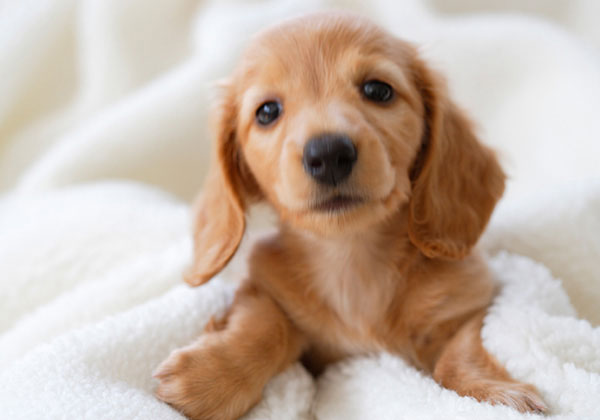
#> input picture 개인공부/opencv_공부/img.jpg, 600 x 420 px
$ jupyter execute '01.이미지출력.ipynb'
#> lines starting #> are read from the running program, lines starting #| are printed output that depends on the picture
## opencv 시작

# 환경 설정
anaconda 에서 다음 명령 수행
> pip instal opencv-python

[cell 1]
import cv2
cv2.__version__

## 이미지 출력

[cell 2]
import cv2
img  = cv2.imread('img.jpg') #해당 경로 파일 읽어오기
#> img is the input picture: shape (420, 600, 3); mean B, G, R 166, 179.6, 198.2
cv2.imshow('img' , img)
key = cv2.waitKey(5000)
#> (key Esc is pressed here)
cv2.destroyAllWindows() #모든 창 닫기

## 읽기 옵션
1. cv2.imread_color :컬러 이미지
2. cv2.IMREAD_GRAYSCALE : 흑백 이미지
3. cv2.imread_unchanged  :투명 영역까지 포함

[cell 3]
import cv2
img_color = cv2.imread("img.jpg" , cv2.IMREAD_GRAYSCALE)
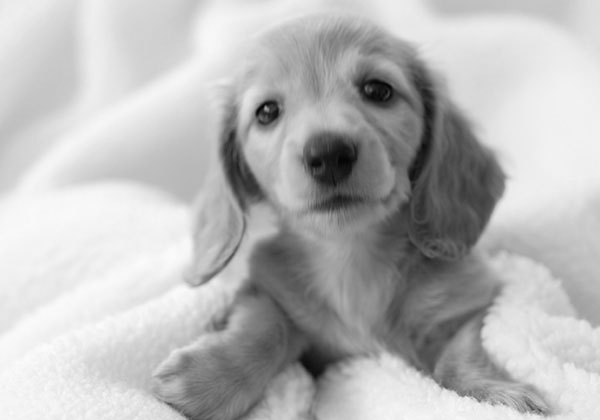
#> img_color: shape (420, 600); min 1, max 251, mean 183.6

cv2.imshow("img" , img_color)

cv2.waitKey(3000)
cv2.destroyAllWindows()

## shape

이미지의 height , width , channel 정보

[cell 4]
import cv2

img = cv2.imread('img.jpg')
img.shape #세로 가로 channel
#> Out = (420, 600, 3)


$ run again, with 개인공부/opencv_공부/book.jpg copied over 개인공부/opencv_공부/img.jpg
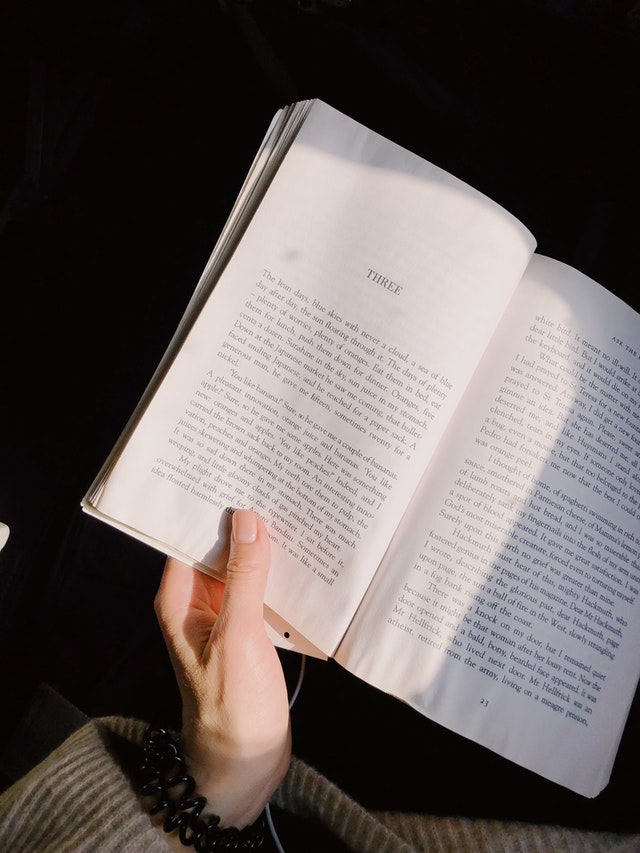
#> input picture 개인공부/opencv_공부/book.jpg, 640 x 853 px
#> img is the input picture: shape (853, 640, 3); mean B, G, R 90.8, 92.5, 100.8
#> `img_color = cv2.imread("img.jpg" , cv2.IMREAD_GRAYSCALE)`:
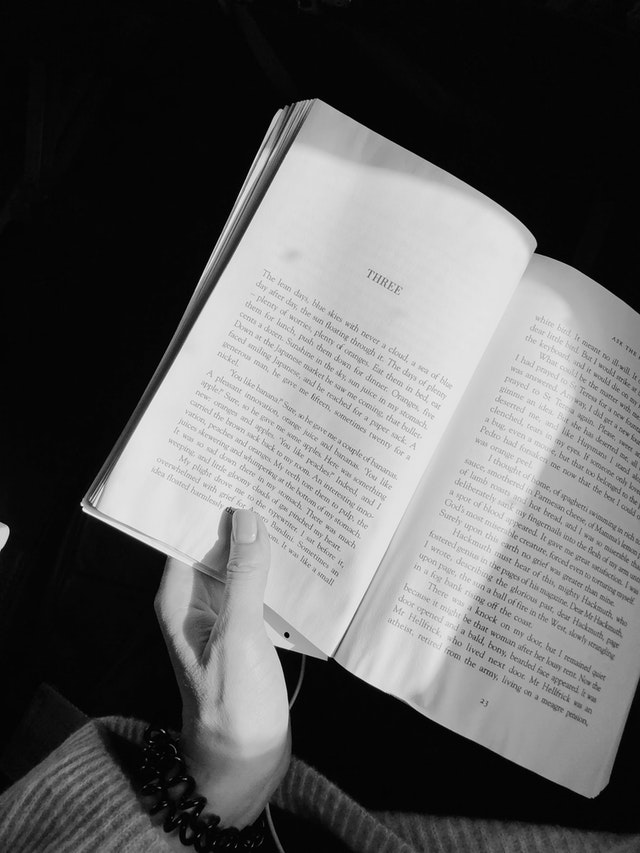
#> img_color: shape (853, 640); min 0, max 249, mean 94.8

$ run again, with 개인공부/opencv_공부/newspaper.jpg copied over 개인공부/opencv_공부/img.jpg
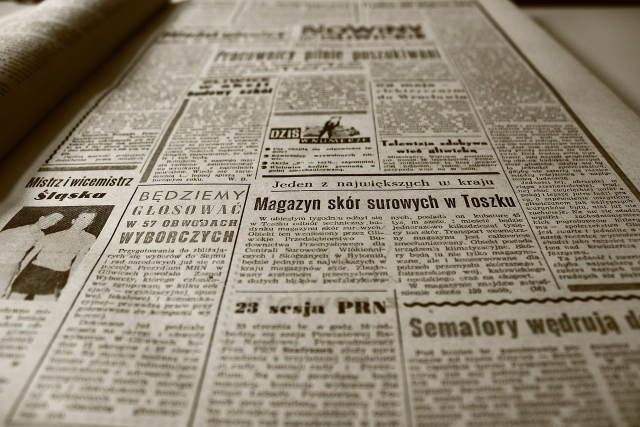
#> input picture 개인공부/opencv_공부/newspaper.jpg, 1280 x 853 px (shown at 1/2 size)
#> img is the input picture: shape (853, 1280, 3); mean B, G, R 118.1, 135.8, 145.1
#> `img_color = cv2.imread("img.jpg" , cv2.IMREAD_GRAYSCALE)`:
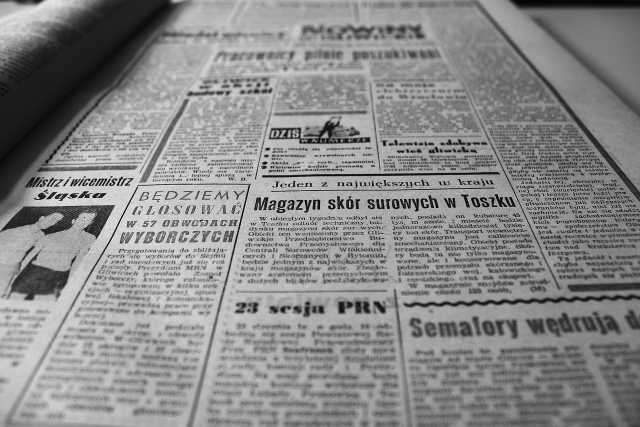
#> img_color: shape (853, 1280) (shown at 1/2 size); min 0, max 255, mean 136.5
